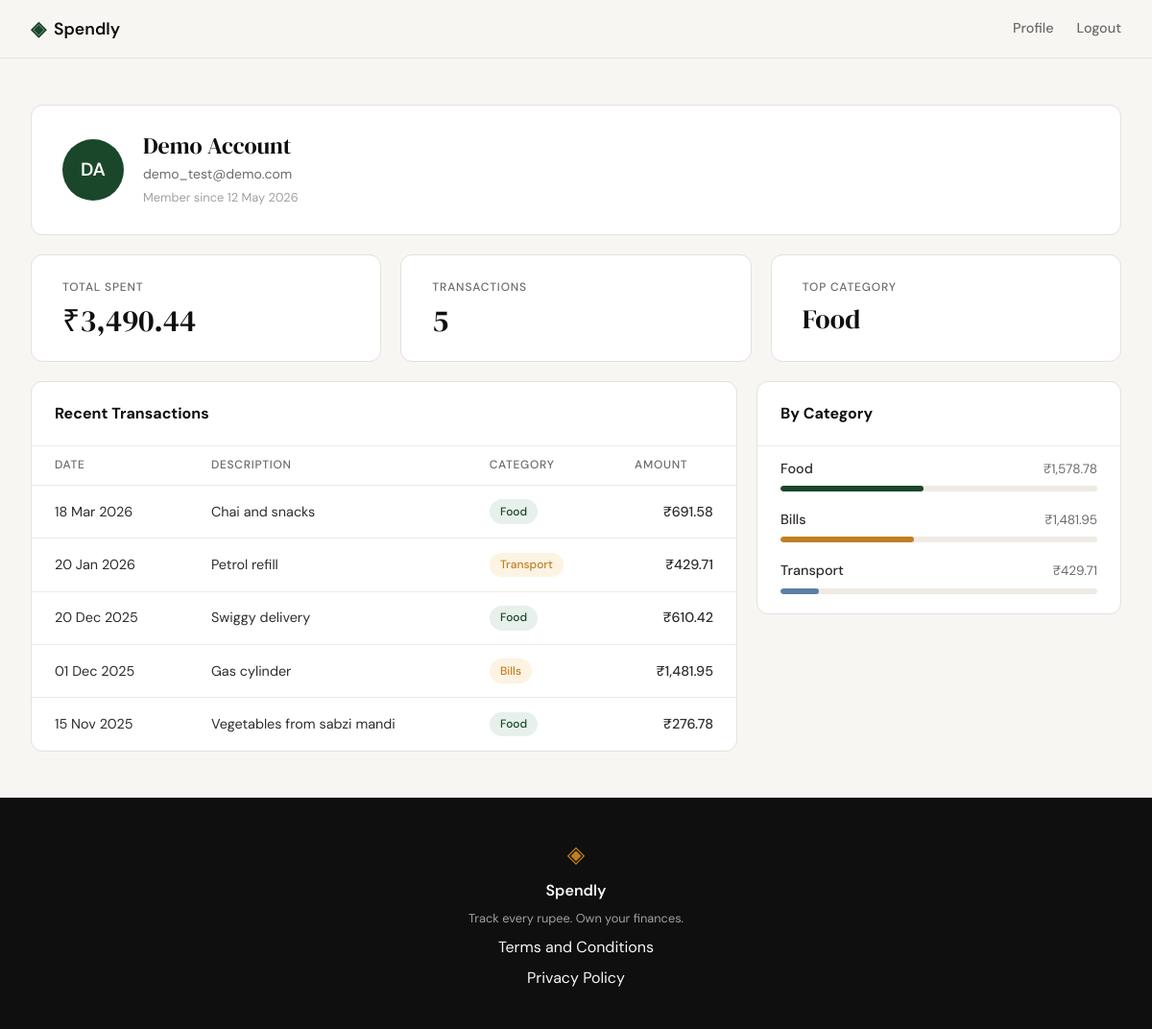
/profile (signed in), run on the app's committed database.
### tables this page shows
CREATE TABLE users (
            id            INTEGER PRIMARY KEY AUTOINCREMENT,
            name          TEXT    NOT NULL,
            email         TEXT    UNIQUE NOT NULL,
            password_hash TEXT    NOT NULL,
            created_at    TEXT    DEFAULT (datetime('now'))
        );

CREATE TABLE expenses (
            id          INTEGER PRIMARY KEY AUTOINCREMENT,
            user_id     INTEGER NOT NULL REFERENCES users(id),
            amount      REAL    NOT NULL,
            category    TEXT    NOT NULL,
            date        TEXT    NOT NULL,
            description TEXT,
            created_at  TEXT    DEFAULT (datetime('now'))
        );

### app.py (the view)
@app.route("/profile")
def profile():
    if not session.get("user_id"):
        return redirect(url_for("login"))
    user_id = session["user_id"]
    user = get_user_by_id(user_id)
    if user is None:
        abort(404)
    raw_name = user["name"]
    words = raw_name.split()
    initials = "".join(w[0].upper() for w in words)[:2]
    member_since = datetime.datetime.strptime(user["created_at"][:10], "%Y-%m-%d").strftime("%d %B %Y")
    user_info = {
        "name": raw_name,
        "email": user["email"],
        "member_since": member_since,
        "initials": initials,
    }
    category_rows = get_category_totals(user_id)
    expense_rows = get_expenses_by_user(user_id)
    transactions = [
        {
            "date": datetime.datetime.strptime(row["date"], "%Y-%m-%d").strftime("%d %b %Y"),
            "description": row["description"] or "",
            "category": row["category"],
            "amount": f"₹{row['amount']:,.2f}",
        }
        for row in expense_rows
    ]
    expense_stats = get_expense_stats(user_id)
    top_category = category_rows[0]["category"] if category_rows else "—"
    stats = {
        "total_spent": f"₹{expense_stats['total']:,.2f}",
        "transaction_count": expense_stats["count"],
        "top_category": top_category,
    }
    grand_total = sum(row["total"] for row in category_rows)
    categories = [
        {
            "name": row["category"],
            "amount": f"₹{row['total']:,.2f}",
            "pct": round((row["total"] / grand_total) * 100) if grand_total else 0,
        }
        for row in category_rows
    ]
    return render_template(
        "profile.html",
        user_info=user_info,
        stats=stats,
        transactions=transactions,
        categories=categories,
    )

### database/db.py (called while the page is built)
def get_db():
    conn = sqlite3.connect(DB_PATH)
    conn.row_factory = sqlite3.Row
    conn.execute("PRAGMA foreign_keys = ON")
    return conn

def get_user_by_id(user_id):
    conn = get_db()
    user = conn.execute(
        "SELECT id, name, email, created_at FROM users WHERE id = ?",
        (user_id,),
    ).fetchone()
    conn.close()
    return user

def get_expenses_by_user(user_id):
    conn = get_db()
    rows = conn.execute(
        "SELECT id, amount, category, date, description"
        " FROM expenses WHERE user_id = ? ORDER BY date DESC",
        (user_id,),
    ).fetchall()
    conn.close()
    return rows

def get_expense_stats(user_id):
    conn = get_db()
    row = conn.execute(
        "SELECT COUNT(*) as count, COALESCE(SUM(amount), 0) as total"
        " FROM expenses WHERE user_id = ?",
        (user_id,),
    ).fetchone()
    conn.close()
    return row

def get_category_totals(user_id):
    conn = get_db()
    rows = conn.execute(
        "SELECT category, SUM(amount) as total"
        " FROM expenses WHERE user_id = ? GROUP BY category ORDER BY total DESC",
        (user_id,),
    ).fetchall()
    conn.close()
    return rows

### templates/profile.html (shortened to what this page needs)
{% extends "base.html" %}
{% block content %}
<section class="profile-section">
    <div class="profile-container">
        <div class="profile-user-card">
            <div class="avatar">
                <span class="avatar-initials">{{ user_info.initials }}</span>
            </div>
            <div class="user-details">
                <p class="user-name">{{ user_info.name }}</p>
                <p class="user-email">{{ user_info.email }}</p>
                <p class="user-since">Member since {{ user_info.member_since }}</p>
            </div>
        </div>
        <div class="stats-row">
            <div class="stat-card">
                <p class="stat-label">Total Spent</p>
                <p class="stat-value">{{ stats.total_spent }}</p>
            </div>
            <div class="stat-card">
                <p class="stat-label">Transactions</p>
                <p class="stat-value">{{ stats.transaction_count }}</p>
            </div>
            <div class="stat-card">
                <p class="stat-label">Top Category</p>
                <p class="stat-value stat-value--text">{{ stats.top_category }}</p>
            </div>
        </div>
        <div class="profile-bottom">
            <div class="transactions-card">
                <p class="card-heading">Recent Transactions</p>
                <table class="expense-table">
                    <thead>
                        <tr>
                            <th>Date</th>
                            <th>Description</th>
                            <th>Category</th>
                            <th class="col-amount">Amount</th>
                        </tr>
                    </thead>
                    <tbody>
                        {% for t in transactions %}
                        <tr>
                            <td class="col-date">{{ t.date }}</td>
                            <td>{{ t.description }}</td>
                            <td>
                                <span class="category-badge badge-{{ t.category | lower }}">
                                    {{ t.category }}
                                </span>
                            </td>
                            <td class="col-amount">{{ t.amount }}</td>
                        </tr>
                        {% endfor %}
                    </tbody>
                </table>
            </div>
            <div class="breakdown-card">
                <p class="card-heading">By Category</p>
                <div class="breakdown-list">
                    {% for cat in categories %}
                    <div class="breakdown-item">
                        <div class="breakdown-header">
                            <span class="breakdown-label">{{ cat.name }}</span>
                            <span class="breakdown-amount">{{ cat.amount }}</span>
                        </div>
                        <div class="breakdown-track">
                            <div class="breakdown-fill breakdown-fill--{{ cat.name | lower }}" style="--bar-pct: {{ cat.pct }}%"></div>
                        </div>
                    </div>
                    {% endfor %}
                </div>
            </div>
        </div>
    </div>
</section>
{% endblock %}

### templates/base.html (shortened to what this page needs)
<!DOCTYPE html>
<html lang="en">
<head>
    <link rel="stylesheet" href="{{ url_for('static', filename='css/style.css') }}">
</head>
<body>
    <nav class="navbar">
        <div class="nav-inner">
            <a href="{{ url_for('landing') }}" class="nav-brand">
                <span class="brand-icon">◈</span>
                <span class="brand-name">Spendly</span>
            </a>
            <div class="nav-links">
                {% if session.get("user_id") %}
                    <a href="{{ url_for('profile') }}">Profile</a>
                    <a href="{{ url_for('logout') }}">Logout</a>
                {% else %}
                    <a href="{{ url_for('login') }}">Sign in</a>
                    <a href="{{ url_for('register') }}" class="nav-cta">Get started</a>
                {% endif %}
            </div>
        </div>
    </nav>
    <main class="main-content">
        {% block content %}{% endblock %}
    </main>
    <footer class="footer">
        <div class="footer-inner">
            <span class="brand-icon">◈</span>
            <span class="footer-name">Spendly</span>
            <p class="footer-copy">Track every rupee. Own your finances.</p>
            <a href="{{ url_for('terms') }}">Terms and Conditions</a>
            <a href="{{ url_for('privacy') }}">Privacy Policy</a>
        </div>
    </footer>
</body>
</html>

### data on the page
users: name "Demo Account", email "demo_test@demo.com"
expenses: date "18 Mar 2026", description "Chai and snacks", category "Food", amount "₹691.58"
expenses: date "20 Jan 2026", description "Petrol refill", category "Transport", amount "₹429.71"
expenses: date "20 Dec 2025", description "Swiggy delivery", category "Food", amount "₹610.42"
expenses: date "01 Dec 2025", description "Gas cylinder", category "Bills", amount "₹1,481.95"
expenses: date "15 Nov 2025", description "Vegetables from sabzi mandi", category "Food", amount "₹276.78"

### other printed values
{{ user_info.initials }} "DA"
{{ user_info.member_since }} "12 May 2026"
{{ stats.total_spent }} "₹3,490.44"
{{ stats.transaction_count }} "5"
{{ stats.top_category }} "Food"
{{ cat.name }} "Food" "Bills" "Transport"
{{ cat.amount }} "₹1,578.78" "₹1,481.95" "₹429.71"
